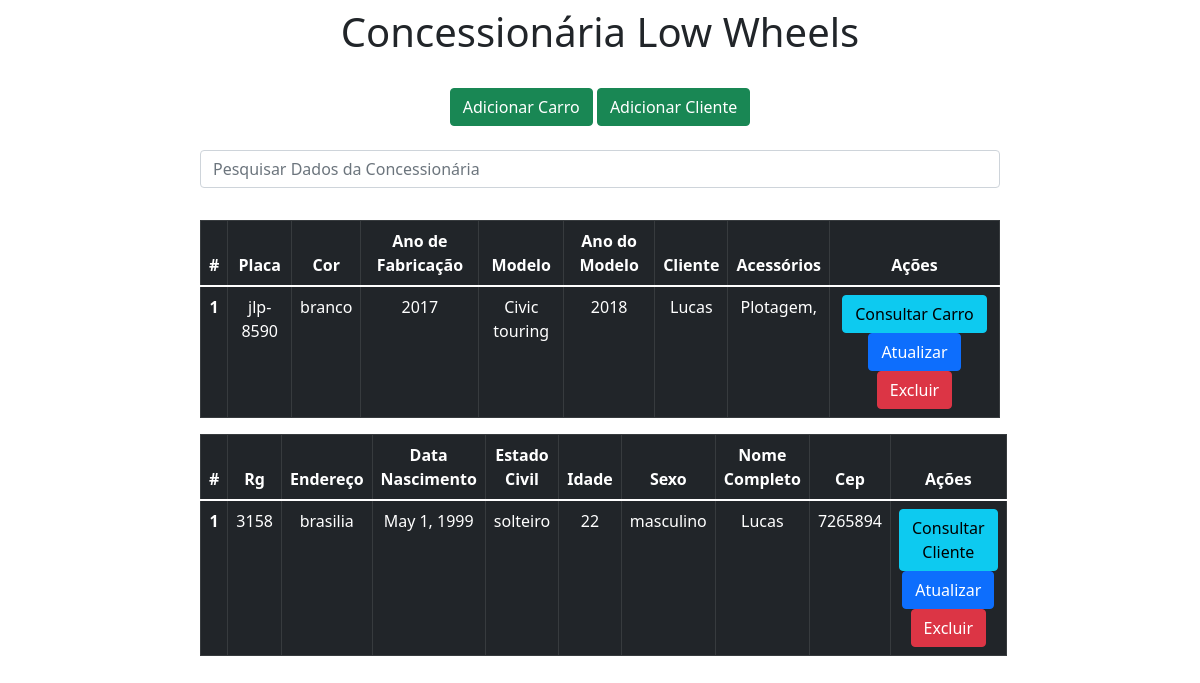
The app's page /, older data.
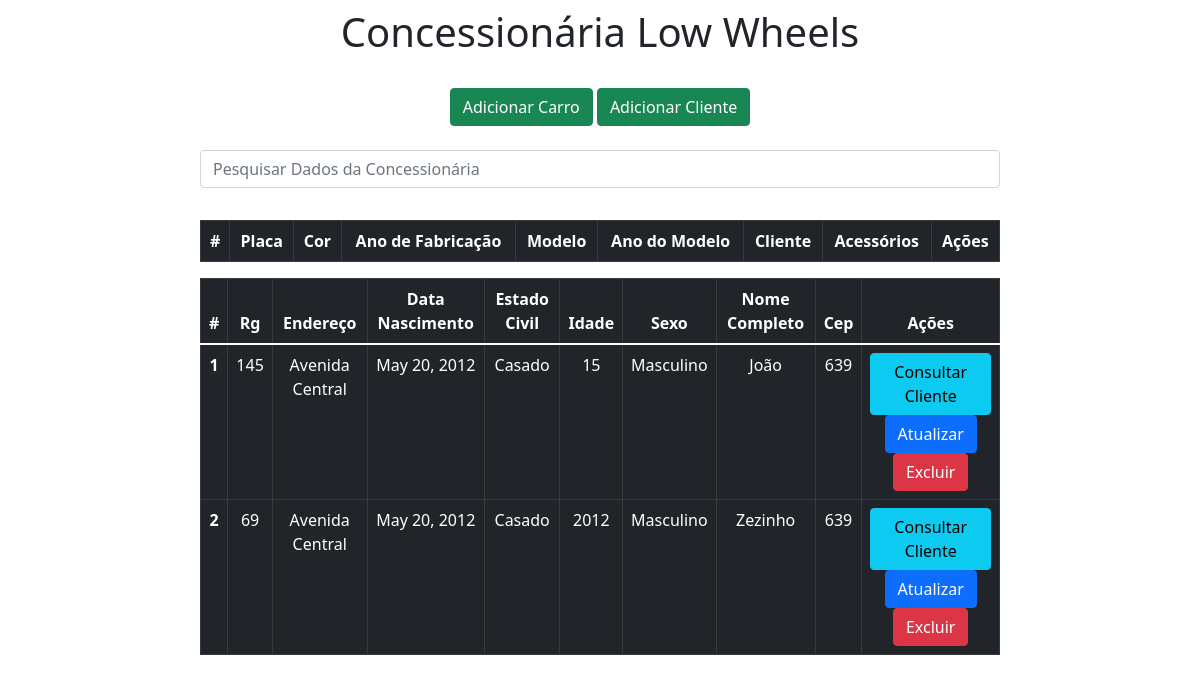
The same page, newer data.
### bd/models.py (models this page shows)
class Carro(models.Model):
    placa = models.CharField(primary_key=True, max_length=8)
    cor = models.CharField(max_length=45)
    ano_fabricacao = models.IntegerField()
    modelo = models.CharField(max_length=20)
    ano_modelo = models.IntegerField()
    cliente = models.ForeignKey('Cliente', on_delete=models.CASCADE)
    acessorios = models.ManyToManyField(Acessorio)

class Cliente(models.Model):
    rg = models.CharField(primary_key=True, max_length=15)
    endereco = models.CharField(max_length=100)
    data_nascimento = models.DateField()
    estado_civil = models.CharField(max_length=20)
    idade = models.IntegerField()
    sexo = models.CharField(max_length=45)
    nome_completo = models.CharField(max_length=65)
    cep = models.CharField(max_length=15)
    def __str__(self):
        return self.nome_completo

class Acessorio(models.Model):
    codigo_acessorio = models.IntegerField(primary_key=True)
    nome_acessorio = models.CharField(max_length=300)
    def __str__(self):
        return self.nome_acessorio

### bd/views.py (the view)
# urls.py: 2. Add a URL to urlpatterns:  path('', views.home, name='home')
def home(request):
    data = {}
    search = request.GET.get('search')
    if search:
        data['carro'] = Carro.objects.filter(placa__icontains=search)
        data['cliente'] = Cliente.objects.filter(rg__icontains=search)
    else:
        data['carro'] = Carro.objects.all()
        data['cliente'] = Cliente.objects.all()
    return render(request, 'index.html', data)

### bd/templates/index.html (shortened to what this page needs)
<!DOCTYPE html>
<html lang="pt-br">
<head>
    <link rel="stylesheet" href="https://cdn.jsdelivr.net/npm/bootstrap@5.1.3/dist/css/bootstrap.min.css" rel="stylesheet">
</head>
<body>
    <div class = "col-8 m-auto pt-2 pb-2 text-center">
        <h1>Concessionária Low Wheels</h1>
    </div>
    <div class = "col-8 m-auto pt-3 pb-2 text-center">
        <a href = "/form" class = "btn btn-success">Adicionar Carro</a>
        <a href = "/cliente" class = "btn btn-success">Adicionar Cliente</a>
    </div>
     <div class = "col-8 m-auto pt-3 pb-2 text-center">
         <form method="get">
             <input type="text" id="search" name="search" class="form-control" placeholder="Pesquisar Dados da Concessionária">
         </form>
    </div>
    <div class = "col-8 m-auto pt-4 pb-2 text-center">
        <table class="table table-bordered table-dark">
          <thead>
            <tr>
              <th scope="col">#</th>
              <th scope="col">Placa</th>
              <th scope="col">Cor</th>
              <th scope="col">Ano de Fabricação</th>
              <th scope="col">Modelo</th>
              <th scope="col">Ano do Modelo</th>
              <th scope="col">Cliente</th>
              <th scope="col">Acessórios</th>
              <th scope="col">Ações</th>
            </tr>
          </thead>
          <tbody>
          {% for dbs in carro%}
             <tr>
                <th scope="row">{{ forloop.counter }}</th>
                <td>{{dbs.placa}}</td>
                <td>{{dbs.cor}}</td>
                <td>{{dbs.ano_fabricacao}}</td>
                <td>{{dbs.modelo}}</td>
                <td>{{dbs.ano_modelo}}</td>
                <td>{{dbs.cliente}}</td>
                <td>
                {% for a in dbs.acessorios.all %}
                    {{a}},
                {% endfor %}
                <td>
                    <a href="/view/{{dbs.placa}}/" class="btn btn-info" >Consultar Carro</a>
                    <a href="/edit/{{dbs.placa}}/" class="btn btn-primary" >Atualizar</a>
                    <a href="/delete/{{dbs.placa}}/" class="btn btn-danger btnExcluir" >Excluir</a>
                </td>
             </tr>
          {% endfor %}
          </tbody>
        </table>
        <table class="table table-bordered table-dark">
          <thead>
            <tr>
              <th scope="col">#</th>
              <th scope="col">Rg</th>
              <th scope="col">Endereço</th>
              <th scope="col">Data Nascimento</th>
              <th scope="col">Estado Civil</th>
              <th scope="col">Idade</th>
              <th scope="col">Sexo</th>
              <th scope="col">Nome Completo</th>
              <th scope="col">Cep</th>
              <th scope="col">Ações</th>
            </tr>
          </thead>
          <tbody>
          {% for dbs in cliente%}
             <tr>
                <th scope="row">{{ forloop.counter }}</th>
                <td>{{dbs.rg}}</td>
                <td>{{dbs.endereco}}</td>
                <td>{{dbs.data_nascimento}}</td>
                <td>{{dbs.estado_civil}}</td>
                <td>{{dbs.idade}}</td>
                <td>{{dbs.sexo}}</td>
                <td>{{dbs.nome_completo}}</td>
                <td>{{dbs.cep}}</td>
                <td>
                    <a href="/clienteview/{{dbs.rg}}/" class="btn btn-info" >Consultar Cliente</a>
                    <a href="/clienteedit/{{dbs.rg}}/" class="btn btn-primary" >Atualizar</a>
                    <a href="/clientedelete/{{dbs.rg}}/" class="btn btn-danger btnExcluir" >Excluir</a>
                </td>
             </tr>
          {% endfor %}
          </tbody>
        </table>
    </div>
    {% load static %}
</body>
</html>

Row changes from the older to the newer data that the page shows:
removed Carro: placa "jlp-8590", cor "branco", ano_fabricacao "2017", modelo "Civic touring", ano_modelo "2018", cliente "Lucas"
no longer on this page (row edited): Acessorio: nome_acessorio "Plotagem"
removed Cliente: rg "3158", endereco "brasilia", data_nascimento "May 1, 1999", estado_civil "solteiro", idade "22", sexo "masculino", nome_completo "Lucas", cep "7265894"
added Cliente: rg "145", endereco "Avenida Central", data_nascimento "May 20, 2012", estado_civil "Casado", idade "15", sexo "Masculino", nome_completo "João", cep "639"
added Cliente: rg "69", endereco "Avenida Central", data_nascimento "May 20, 2012", estado_civil "Casado", idade "2012", sexo "Masculino", nome_completo "Zezinho", cep "639"
